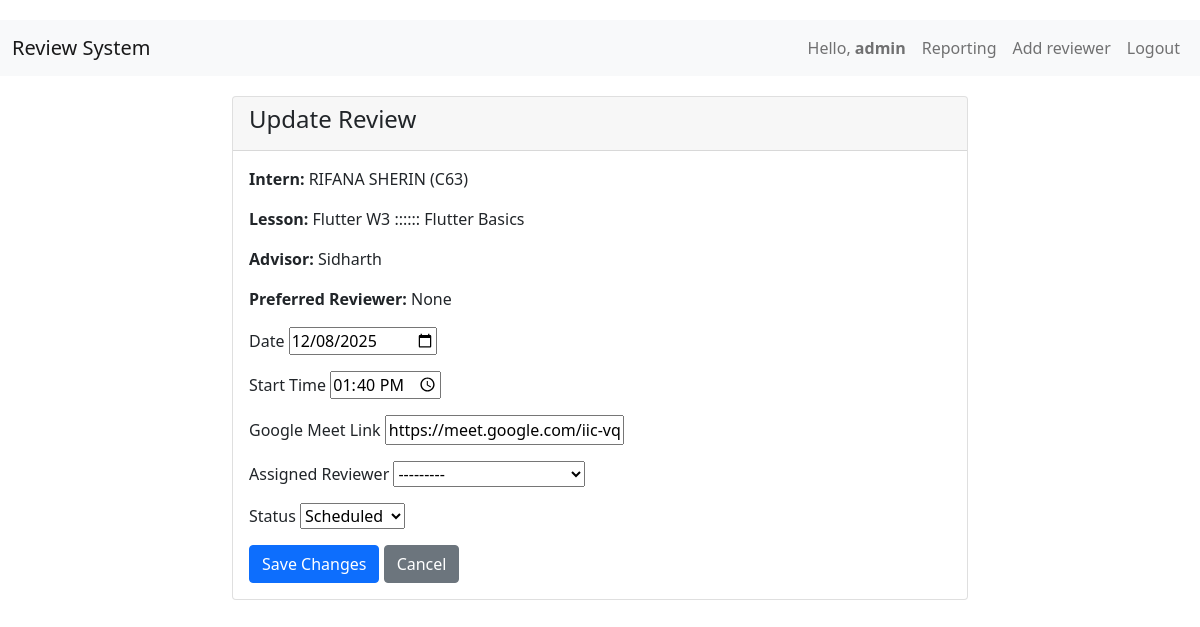
The page /update/7/ (signed in) on the database as committed earlier.
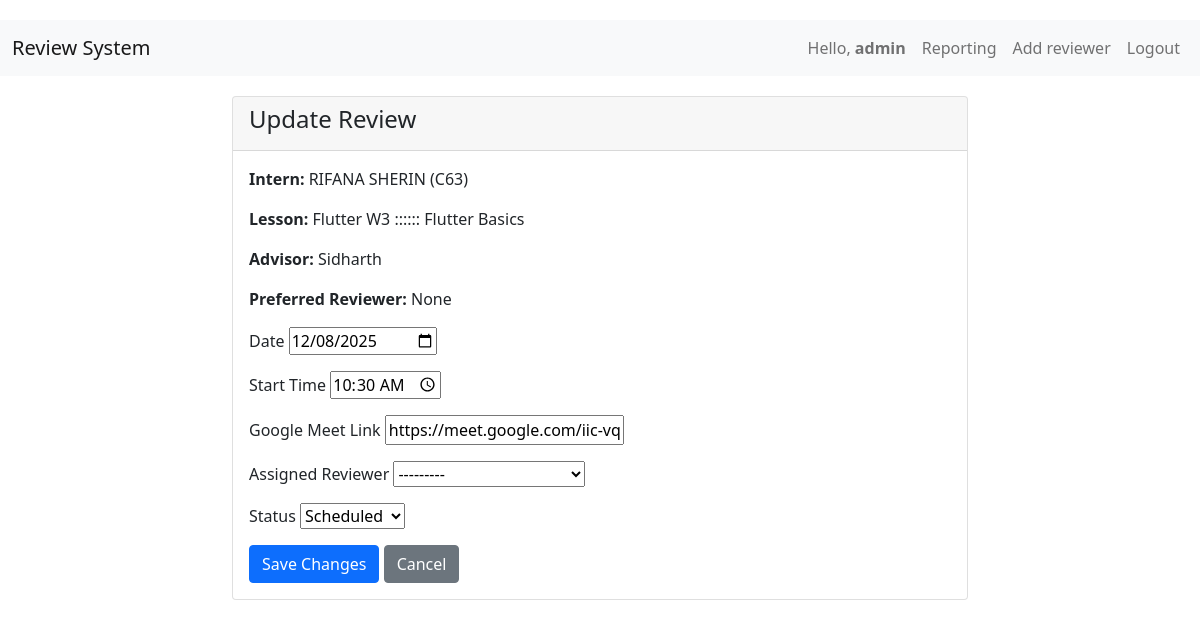
The same page on the database as committed later.
### reviews/models.py (models this page shows, shortened)
class Review(models.Model):
    STATUS_CHOICES = [
        ('pending', 'Pending'),
        ('scheduled', 'Scheduled'),
        ('completed', 'Completed'),
        ('cancelled', 'Cancelled'),
    ]
    date = models.DateField()
    start_time = models.TimeField(null=True, blank=True)
    google_meet_link = models.URLField(blank=True)
    intern_name = models.CharField(max_length=100)
    lesson_name = models.CharField(max_length=200)
    preferred_reviewer = models.ForeignKey(Reviewer, on_delete=models.SET_NULL,
                                         null=True, blank=True, related_name='preferred_reviews')
    assigned_reviewer = models.ForeignKey(Reviewer, on_delete=models.SET_NULL,
                                        null=True, blank=True, related_name='assigned_reviews')
    status = models.CharField(max_length=20, choices=STATUS_CHOICES, default='pending')
    created_by = models.ForeignKey(User, on_delete=models.SET_NULL, null=True)
    created_at = models.DateTimeField(auto_now_add=True)
    remarks = models.TextField(blank=True, null=True, help_text="Additional comments or notes about the review")
    class Meta:
        ordering = ['date', 'start_time']

### reviews/views.py (the view)
# urls.py: path('update/<int:pk>/', views.update_review, name='update_review'),
@login_required
@staff_member_required
def update_review(request, pk):
    review = get_object_or_404(Review, pk=pk)
    if request.method == 'POST':
        form = ReviewUpdateForm(request.POST, instance=review)
        if form.is_valid():
            form.save()
            return redirect('dashboard')
    else:
        form = ReviewUpdateForm(instance=review)
    return render(request, 'coordinator/update_review.html', {
        'form': form,
        'review': review,
    })

### reviews/forms.py
class ReviewUpdateForm(forms.ModelForm):
    class Meta:
        model = Review
        fields = ['date', 'start_time', 'google_meet_link', 'assigned_reviewer', 'status']
        widgets = {
            'date': forms.DateInput(attrs={'type': 'date'}),
            'start_time': forms.TimeInput(attrs={'type': 'time'}),
            'google_meet_link': forms.TextInput(attrs={'placeholder': 'https://meet.google.com/...'}),
        }

### reviews/models.py (called while the page is built)
    def __str__(self):
        return self.name

### templates/coordinator/update_review.html (shortened to what this page needs)
{% extends 'base.html' %}
{% block content %}
<div class="row justify-content-center">
    <div class="col-md-8">
        <div class="card">
            <div class="card-header">
                <h4>Update Review</h4>
            </div>
            <div class="card-body">
                <p><strong>Intern:</strong> {{ review.intern_name }}</p>
                <p><strong>Lesson:</strong> {{ review.lesson_name }}</p>
                <p><strong>Advisor:</strong> {{ review.created_by.first_name }} {{ review.created_by.last_name }}</p>
                <p><strong>Preferred Reviewer:</strong> {{ review.preferred_reviewer.name|default:"None" }}</p>
                <form method="post">
                    <div class="mb-3">
                        <label>Date</label>
                        {{ form.date }}
                    </div>
                    <div class="mb-3">
                        <label>Start Time</label>
                        {{ form.start_time }}
                    </div>
                    <div class="mb-3">
                        <label>Google Meet Link</label>
                        {{ form.google_meet_link }}
                    </div>
                    <div class="mb-3">
                        <label>Assigned Reviewer</label>
                        {{ form.assigned_reviewer }}
                    </div>
                    <div class="mb-3">
                        <label>Status</label>
                        {{ form.status }}
                    </div>
                    <button type="submit" class="btn btn-primary">Save Changes</button>
                    <a href="{% url 'dashboard' %}" class="btn btn-secondary">Cancel</a>
                </form>
            </div>
        </div>
    </div>
</div>
{% endblock %}

Rows that differ between the two databases and show on the page:
changed Review "RIFANA SHERIN (C63)": start_time "13:40:00" → "10:30:00"
